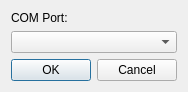
<?xml version="1.0" encoding="UTF-8"?>
<ui version="4.0">
 <class>ComPortDialog</class>
 <widget class="QDialog" name="ComPortDialog">
  <property name="geometry">
   <rect>
    <x>0</x>
    <y>0</y>
    <width>174</width>
    <height>86</height>
   </rect>
  </property>
  <property name="maximumSize">
   <size>
    <width>174</width>
    <height>86</height>
   </size>
  </property>
  <property name="windowTitle">
   <string>Dialog</string>
  </property>
  <layout class="QVBoxLayout" name="verticalLayout">
   <item>
    <widget class="QLabel" name="label">
     <property name="text">
      <string>COM Port:</string>
     </property>
    </widget>
   </item>
   <item>
    <widget class="QComboBox" name="cbPortName"/>
   </item>
   <item>
    <widget class="QDialogButtonBox" name="buttonBox">
     <property name="standardButtons">
      <set>QDialogButtonBox::Cancel|QDialogButtonBox::Ok</set>
     </property>
    </widget>
   </item>
  </layout>
 </widget>
 <resources/>
 <connections>
  <connection>
   <sender>buttonBox</sender>
   <signal>accepted()</signal>
   <receiver>ComPortDialog</receiver>
   <slot>accept()</slot>
   <hints>
    <hint type="sourcelabel">
     <x>54</x>
     <y>68</y>
    </hint>
    <hint type="destinationlabel">
     <x>72</x>
     <y>82</y>
    </hint>
   </hints>
  </connection>
  <connection>
   <sender>buttonBox</sender>
   <signal>rejected()</signal>
   <receiver>ComPortDialog</receiver>
   <slot>reject()</slot>
   <hints>
    <hint type="sourcelabel">
     <x>129</x>
     <y>66</y>
    </hint>
    <hint type="destinationlabel">
     <x>130</x>
     <y>81</y>
    </hint>
   </hints>
  </connection>
 </connections>
</ui>
